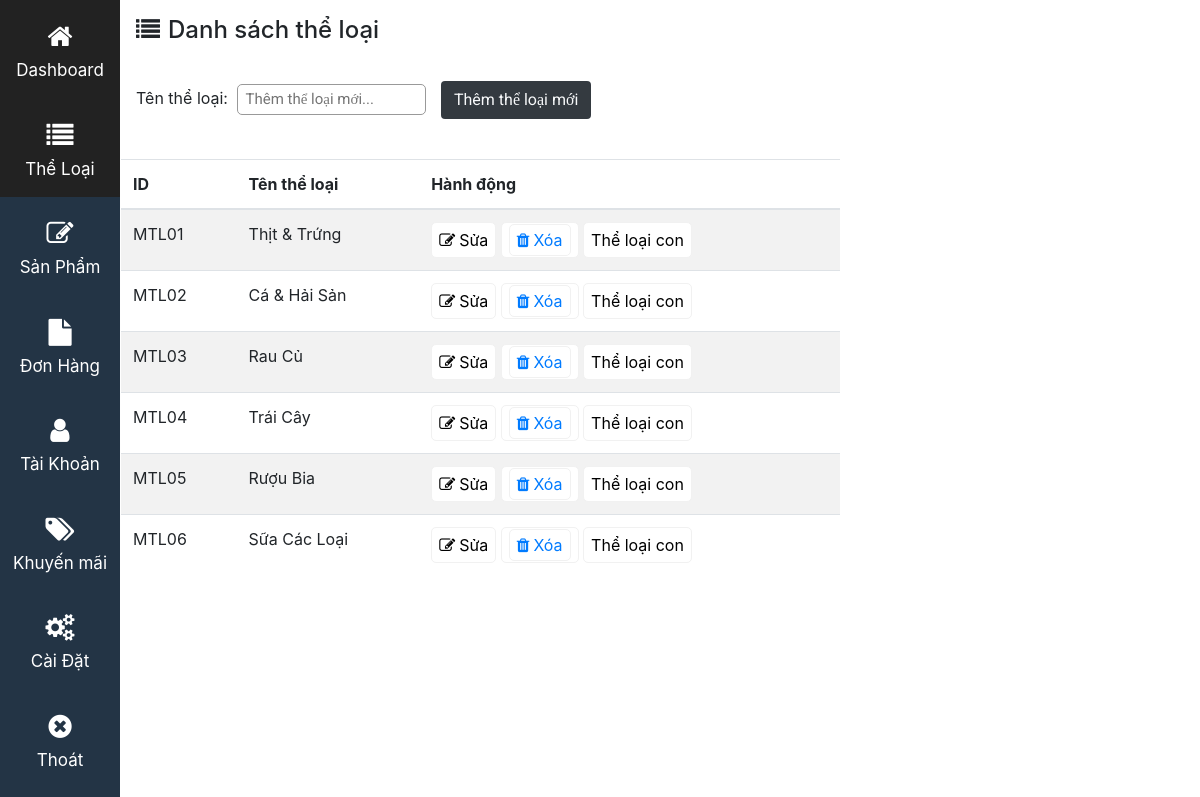
/Admin/?menu=theloai (signed in), run on an earlier commit of the app's database.
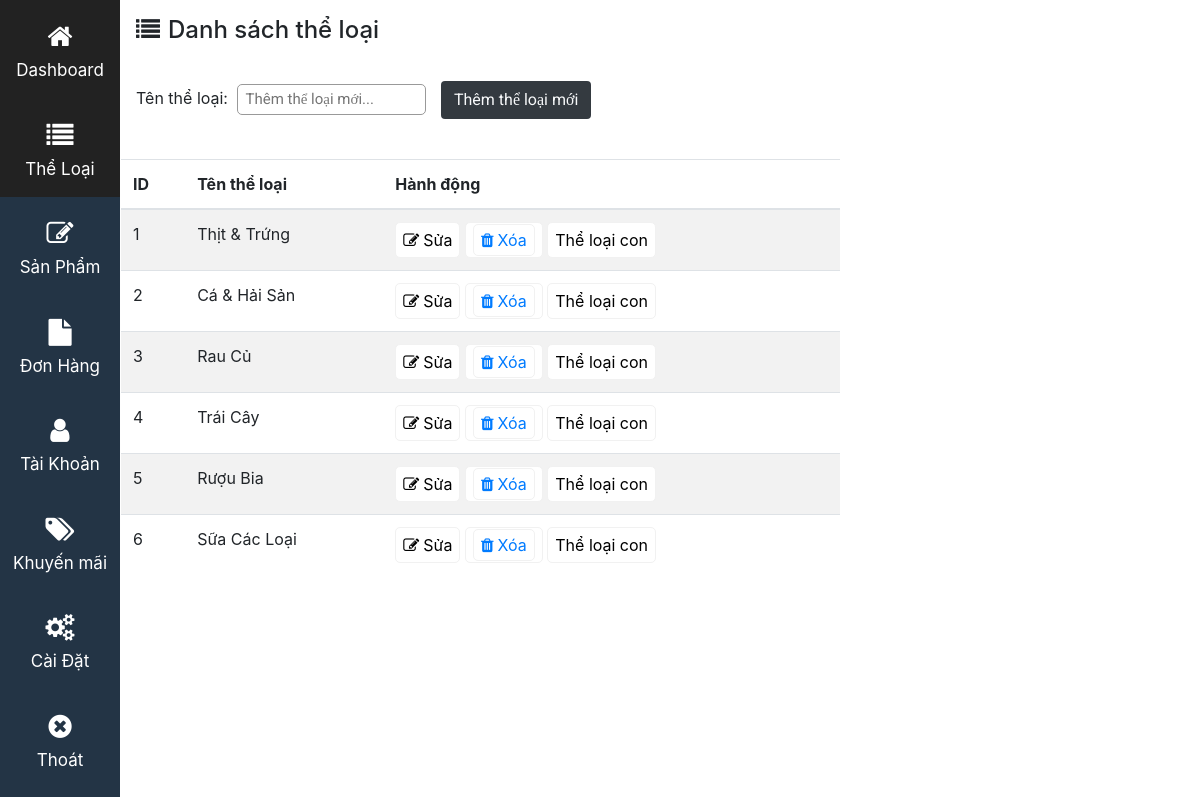
And on a later commit of the database.
### tables this page shows
CREATE TABLE IF NOT EXISTS `theloai` (
  `maTL` int(11) NOT NULL AUTO_INCREMENT,
  `tenTL` varchar(30) NOT NULL,
  PRIMARY KEY (`maTL`)
);

### Admin/chucnang/theloai/theloai.php (the view, shortened to what this page needs)
<?php include('./chucnang/connect.php');?>
<div id="trang-tl">
<h4><i class="fa fa-list mr-2 my-3"></i>Danh sách thể loại</h4>
<form action="chucnang/theloai/themtl.php" method="post">
	<label>Tên thể loại:</label>
	<input type="text" name="ten" size="20" placeholder="Thêm thể loại mới..." required/>
	<input type="submit" name="themvao" class="btn my-3 bg-dark text-light" value="Thêm thể loại mới"/>
</form>
<div class="row" id="theloaichinh">
	<table class="table table-striped col-8">
	   <thead>
	      <tr>
	         <th>ID</th>
	         <th>Tên thể loại</th>
	         <th>Hành động</th>
	      </tr>
	   </thead>
	   <?php
	      $dstl = $conn->prepare("select * from theloai");
	      $dstl->execute();
	      while($row=$dstl->fetch(PDO::FETCH_ASSOC) ){
	      		echo "<tr>";
	      		echo "<td>".$row["maTL"]."</td>";
	      		echo "<td id='".$row["maTL"]."'>".$row["tenTL"]."</td>";
	      ?>
	      		<td>
		         	<button onclick="sua('<?php echo $row['maTL'];?>')"><i class="fa fa-edit mr-1"></i>Sửa</button>
		         	<button><a class="xoa" href="chucnang/theloai/xoatl.php?maTL=<?php echo $row['maTL'];?>"onclick="return confirm('Ban co chac chan khong?');"><i class="fa fa-trash mr-1"></i>Xóa</a></button>
					<button  data-toggle="modal" data-target="#myModal" onclick="theloaicon('<?php echo $row['maTL'];?>')">
		         		Thể loại con
		         	</button>
	         </td>
	         <?php
	      		echo "</tr>";
	      	}
	       ?>
	</table>
</div>
		<br>
	</div>
</div>

What changed in the data, as far as the page shows it:
removed theloai: maTL "MTL01", tenTL "Thịt & Trứng"
removed theloai: maTL "MTL02", tenTL "Cá & Hải Sản"
removed theloai: maTL "MTL03", tenTL "Rau Củ"
removed theloai: maTL "MTL04", tenTL "Trái Cây"
removed theloai: maTL "MTL05", tenTL "Rượu Bia"
removed theloai: maTL "MTL06", tenTL "Sữa Các Loại"
added theloai: maTL "1", tenTL "Thịt & Trứng"
added theloai: maTL "2", tenTL "Cá & Hải Sản"
added theloai: maTL "3", tenTL "Rau Củ"
added theloai: maTL "4", tenTL "Trái Cây"
added theloai: maTL "5", tenTL "Rượu Bia"
added theloai: maTL "6", tenTL "Sữa Các Loại"
